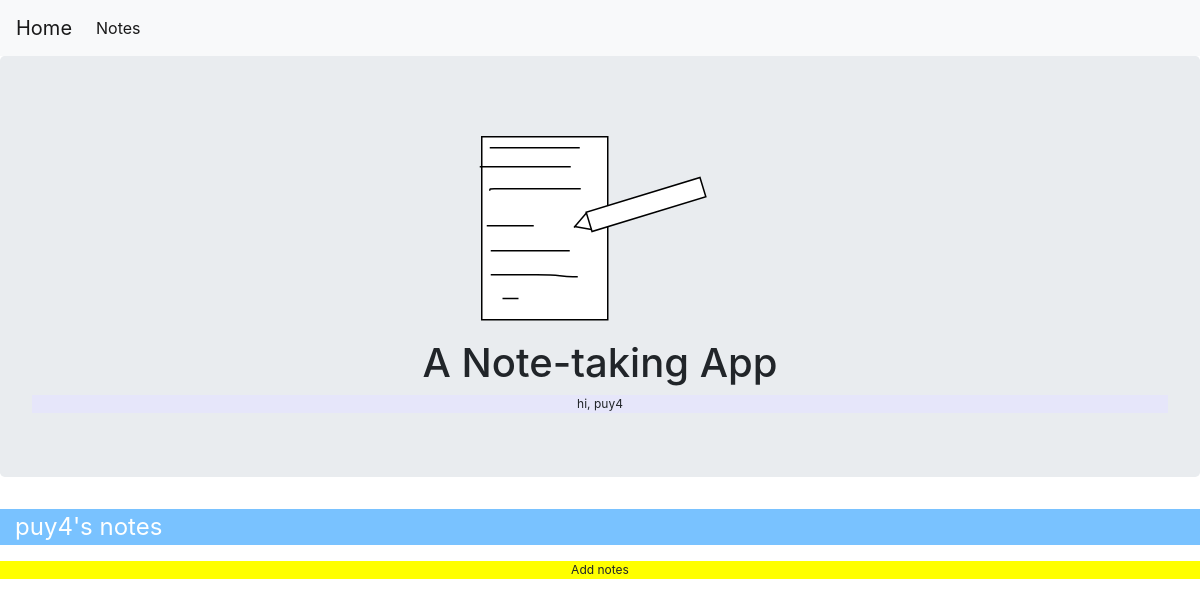
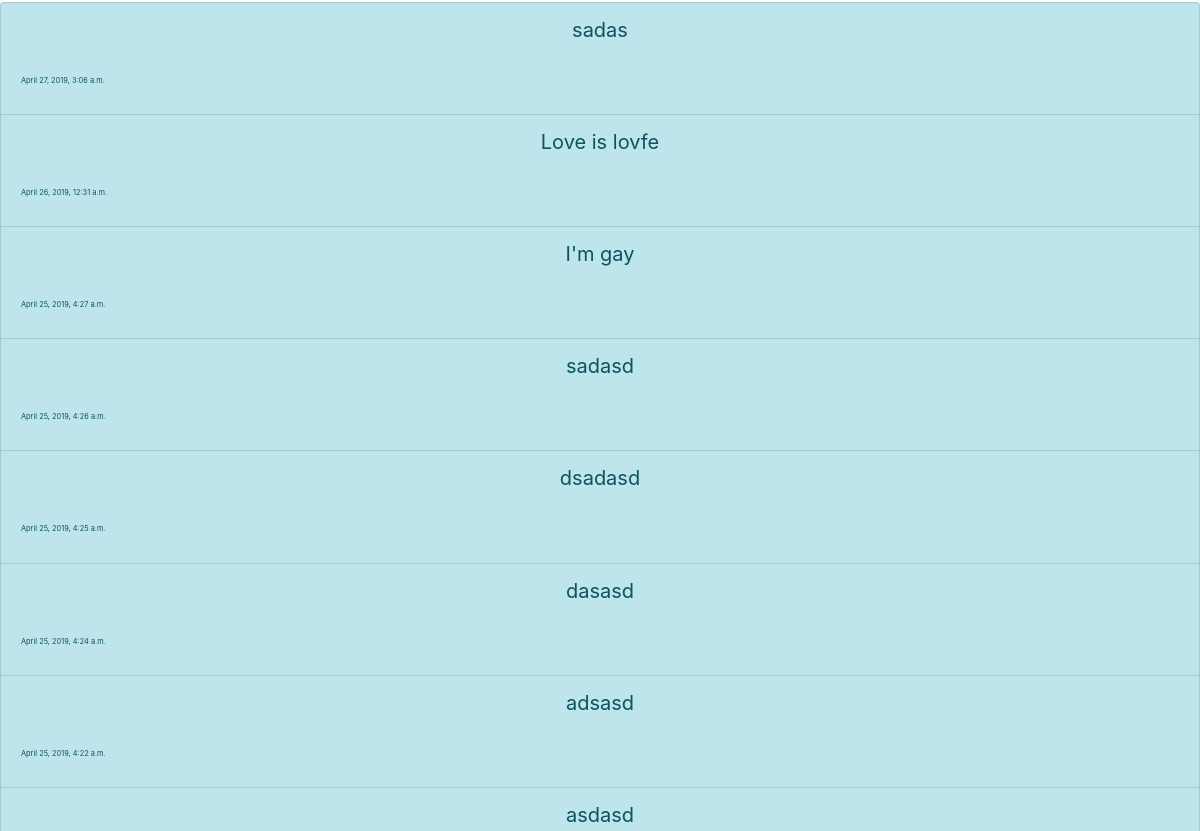
The page /e/puy4/notes/ (signed in, upper part) on the database as committed earlier (2 pictures, top to bottom).
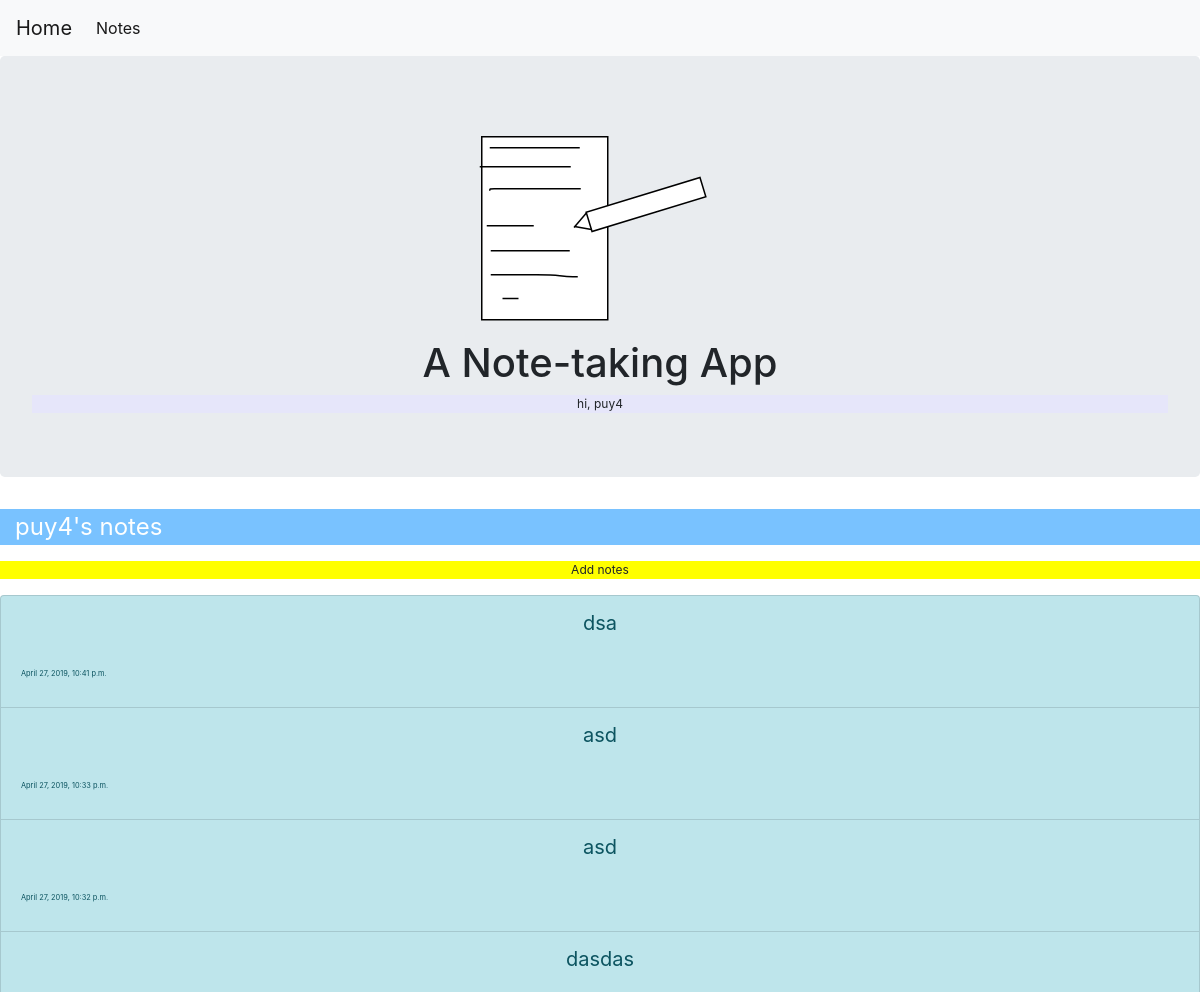
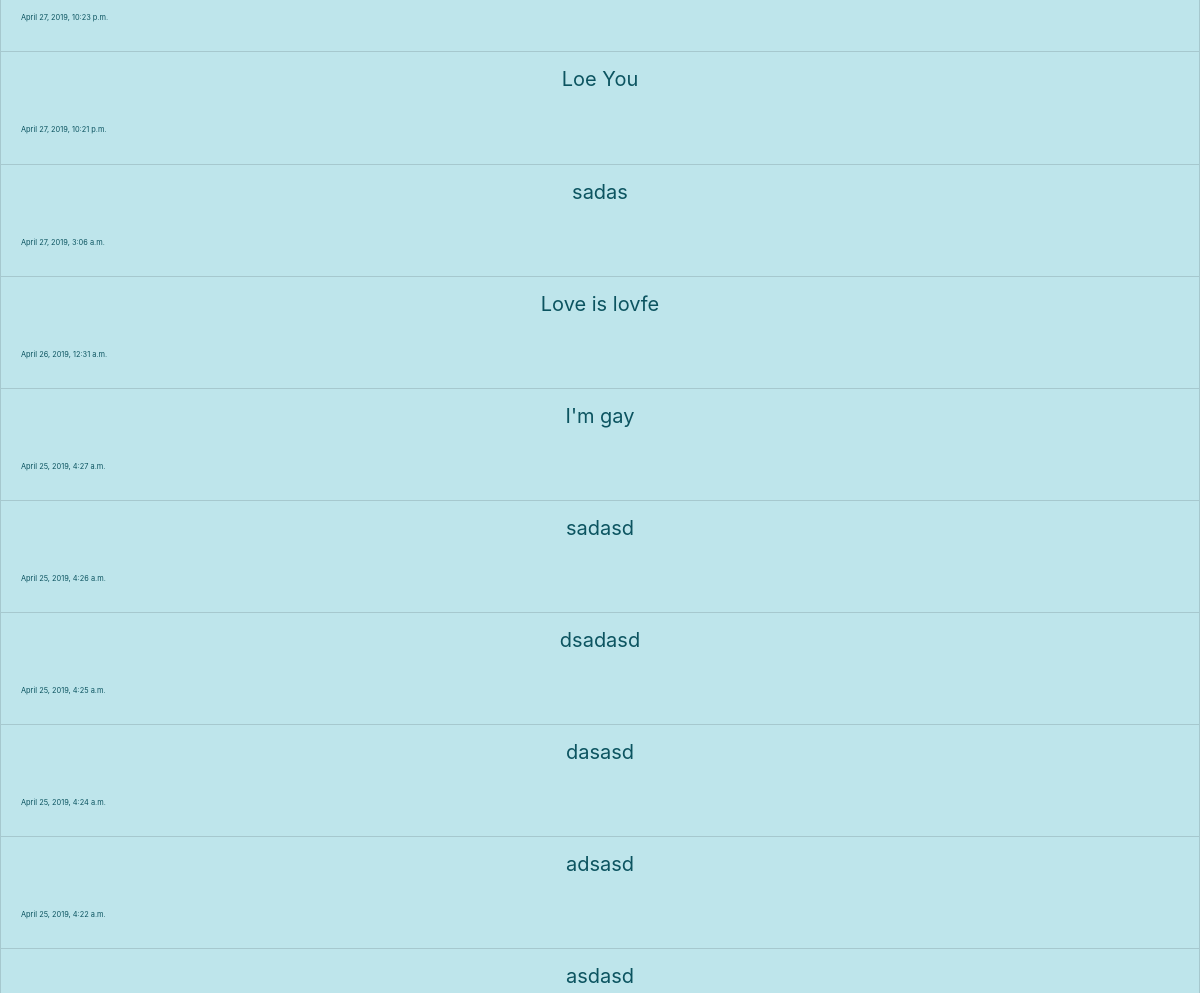
The same page on the database as committed later (2 pictures, top to bottom).
### homepage1/models.py (models this page shows)
class Post(models.Model):
     content = models.TextField()
     user = models.ForeignKey(User, on_delete=models.CASCADE)
     date = models.DateTimeField(default=timezone.now)

### homepage1/views.py (the view)
# urls.py: path('notes/',views.notes, name='notes'),
def notes(request):
   notes = Post.objects.all().filter(user=request.user)
   return render(request, 'notes.html',{'notes': notes})

### homepage1/templates/notes.html (shortened to what this page needs)
{% extends "base.html" %}
{% block content %}
    <header>
       <div  class="col "style="background-color:#79c2ff;font-size:150%;"><p style="color:#feffff">{{user}}'s notes</p></div>
       <div id="add" class="col " style="background-color:yellow;font-size:75%;"><p align="center">Add notes<p></div>
    </header>
   <ul class="list-group">
   {% for note in notes|slice:"::-1" %}
     <li style="font-size:20px;text-align:center" class= "list-group-item list-group-item-info list-group-item-action"id="notes">
          {{ note.content }}
       <br></br>   <p style="font-size:37%; text-align:left">{{ note.date }}</p>
     </li>
   {% endfor %}
   </ul>
   <br></br>
{% endblock %}

### homepage1/templates/base.html (shortened to what this page needs)
<html>
<head>
    <link rel="stylesheet" href="https://stackpath.bootstrapcdn.com/bootstrap/4.3.1/css/bootstrap.min.css">
</head>
<body>
  <nav class="navbar navbar-expand-lg navbar-light bg-light">
  <a class="navbar-brand" href="https://mac1xa3.ca/e/puy4/">Home</a>
   {%if user.is_authenticated %}
  <div class="collapse navbar-collapse" id="navbarNavAltMarkup">
    <div class="navbar-nav">
      <a class="nav-item nav-link active" href="https://mac1xa3.ca/e/puy4/notes">Notes <span class="sr-only">(current)</span></a>
    </div>
  </div>
  {% endif %}
</nav>
   <div class="jumbotron text-center">
     <h1 id="h11">A Note-taking App</h1>
   <div id="usernamedisplay"class="col-sm-400" style="background-color:lavender;"> hi, {{ user.username }}</div>
   </div>
    {% block content %}{% endblock content %}
</body>
</html>

### homepage1/templates/base.html (style rules this page uses)
#usernamedisplay { font-size: 75%; }

Rows that differ between the two databases and show on the page:
added Post: content "dsa", date "April 27, 2019, 10:41 p.m."
added Post: content "asd", date "April 27, 2019, 10:33 p.m."
added Post: content "asd", date "April 27, 2019, 10:32 p.m."
added Post: content "dasdas", date "April 27, 2019, 10:23 p.m."
added Post: content "Loe You", date "April 27, 2019, 10:21 p.m."
